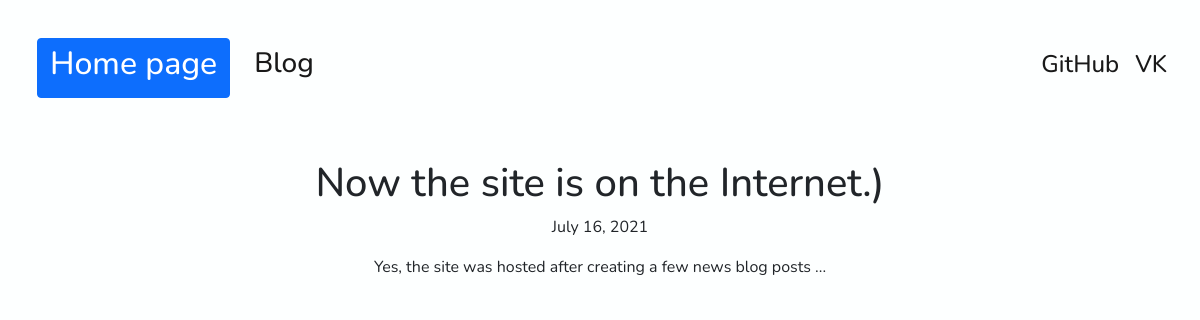
The page /blog/10/ on the database its author committed.
### blog/models.py (models this page shows, shortened)
class Blog_entry(models.Model):
    title = models.CharField(max_length=100)
    data = models.DateField(auto_now_add=True)
    description = models.CharField(max_length=240)
    url = models.URLField(blank=True)

### blog/views.py (the view)
# urls.py: path('<int:blog_id>/', views.detail, name = 'detail'),
def detail(request, blog_id):
    blog = get_object_or_404(Blog_entry, pk=blog_id)
    return render(request, 'blog/detail.html',{'blog':blog})

### blog/templates/blog/detail.html
{% extends 'portfolio/base_style.html' %}
{% block content %}
<center>
  <h1>{{ blog.title }}</h1>
  <p>{{ blog.data }}<p>
  <p>{{ blog.description|safe }}<p>
</center>
{% endblock %}

### portfolio/static/portfolio/custom.css (style rules this page uses)
body { font-family: 'Nunito', sans-serif; margin: 2%; background: #fdffff; padding: 1px; }

### rows shown on the page
Blog_entry: title "Now the site is on the Internet.)", data "July 16, 2021", description "Yes, the site was hosted after creating a few news blog posts ..."
